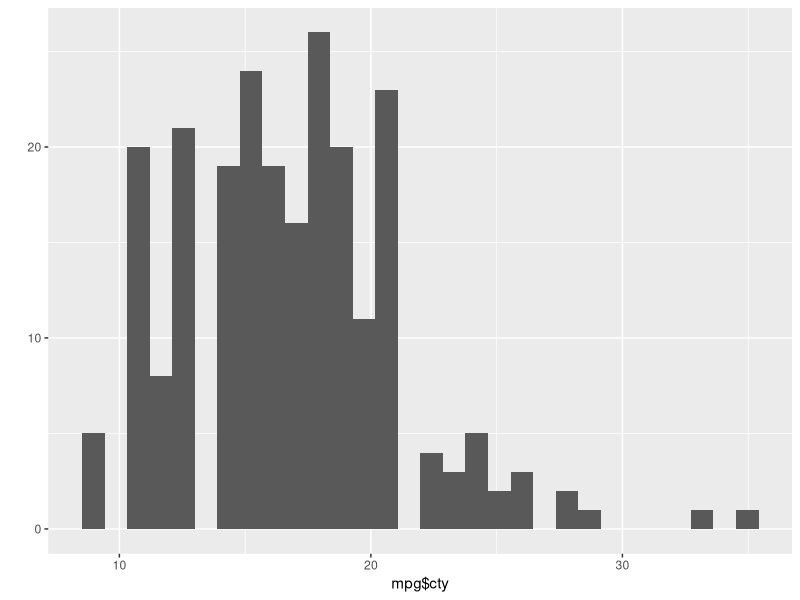
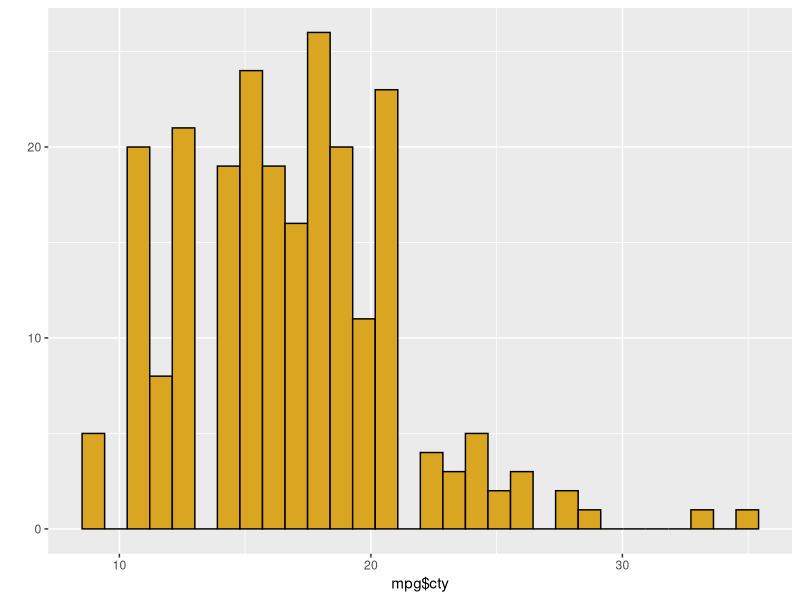
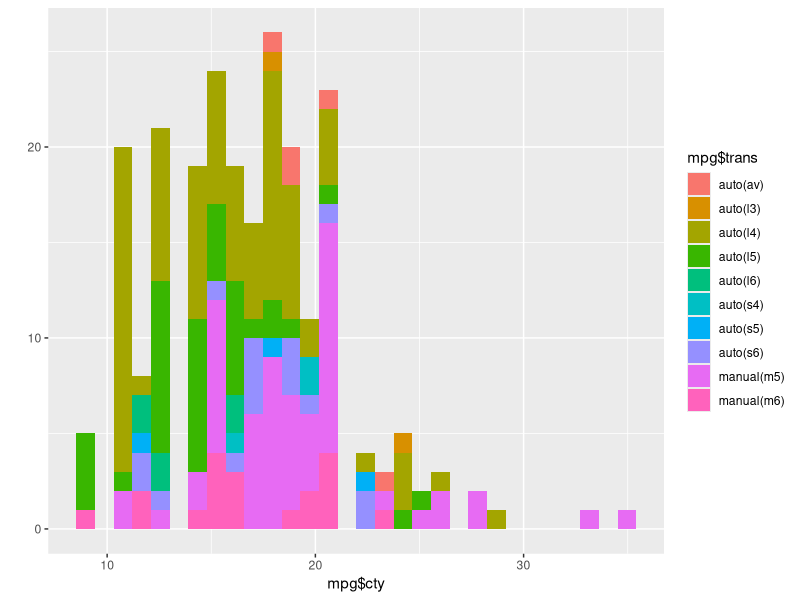
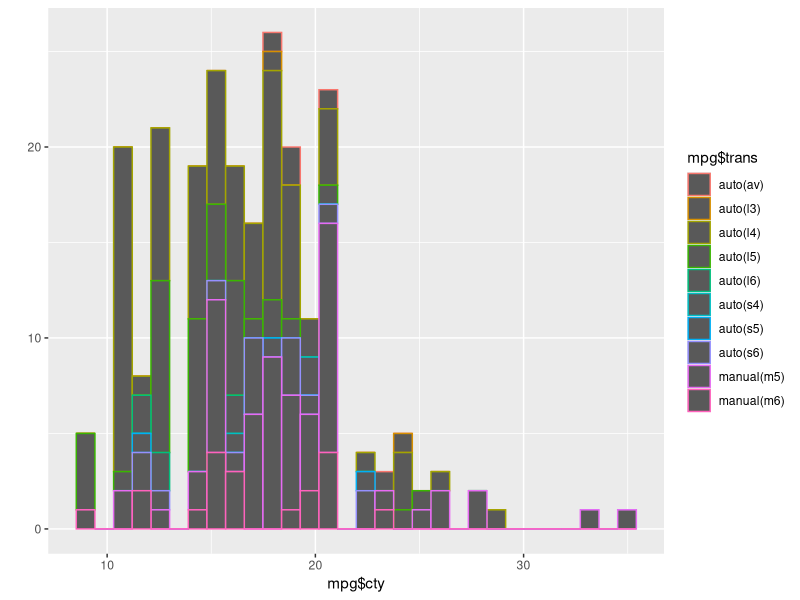
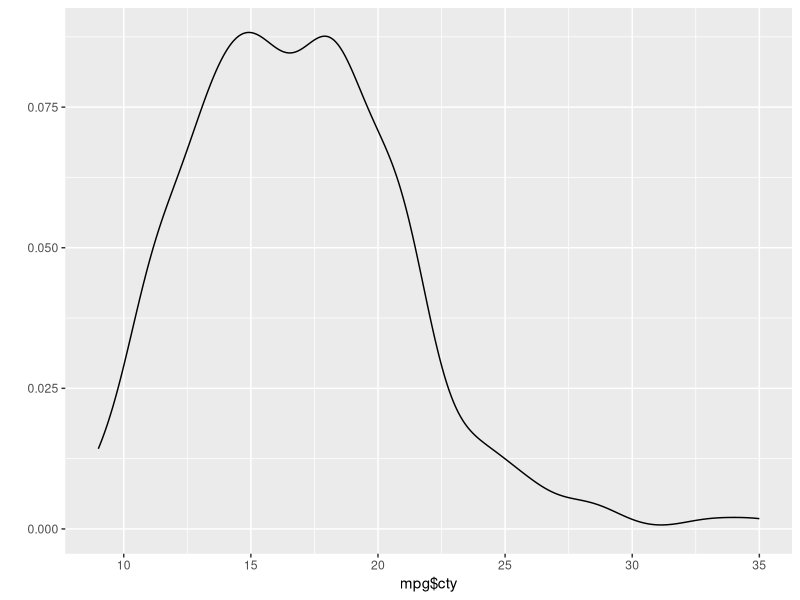
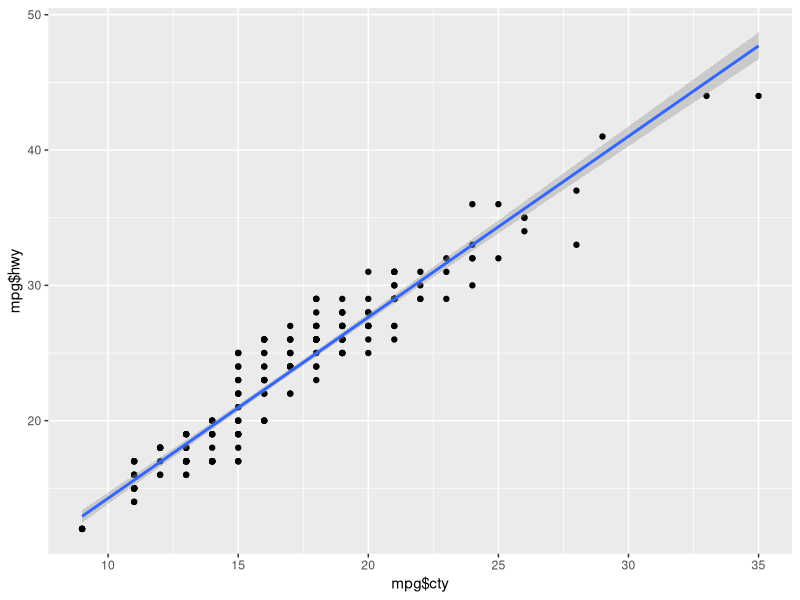
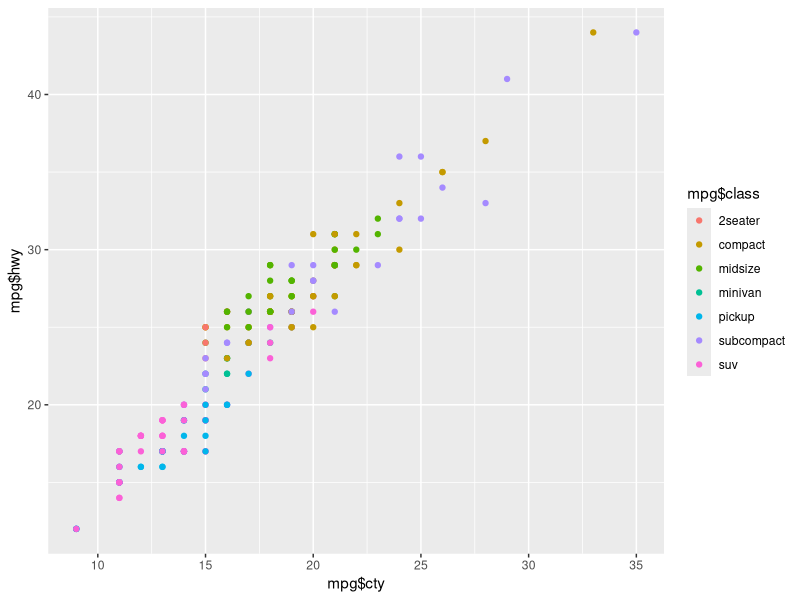
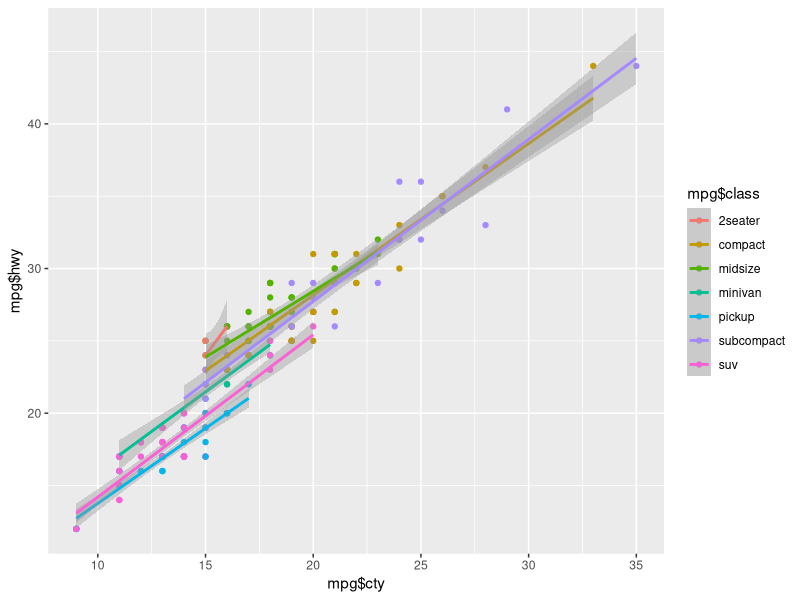

Reproduce these figures in R, in order. (Note: this script raises an error after producing the figures.)


#10.6.22 Lecture 6

#Introduction to ggplot

#data - a data frame or tibble
#aesthetic mappings (aes) - specify the variables to be plotted
#geom - specify the geometric to be drawn in the layer (e.g. points, lines, bars, etc.)
#stat - compute and plot statisitcal transforms of the raw date
#position - adjustments for overlapping elements
#facet - generate multiple related plots

library(tidyverse)
library(ggthemes)
library(patchwork)

install.packages(c("ggthemes","patchwork"))

# generic ggplot template
# p1 <- ggplot(data = <Data>, mapping = aes(<Mapping>)) +
# <geom_function> (aes(<mappings>)), stat=<stat>,
# position=<POSITION>) +
# theme(<axes, font, etc.>) + <coordinate_function> +
# <facet_function>

#Control + Shift + C (coverts all highlighted text to commented text)

#p1 to output you have to call the ggplot object
#ggsave(plot=p1, filename="myplot", width=5, height=3, units = "in", device = "svg")

#Quick plotting - qplot function

mpg

#generate simple histogram with qplot
qplot(x=mpg$cty)

#add color
qplot(x=mpg$cty, fill=I("goldenrod"), color=I("black")) #I is for identity
# fill - color of bar and color - line color of plotted data 

#Trial
qplot(x=mpg$cty, fill= mpg$trans)
#Trial
qplot(x=mpg$cty, color= mpg$trans)

qplot(x=mpg$cty, geom = "density")

#Simple scatter plot with regression line
qplot(x=mpg$cty, y=mpg$hwy, geom=(c("point", "smooth")), method = "lm")


#color points by variable
qplot(x=mpg$cty, y=mpg$hwy, color = mpg$class, geom = "point")

#regression is not applied to each class
qplot(x=mpg$cty, y=mpg$hwy, color = mpg$class, geom = c("point","smooth"), method="lm")


#Basic boxplot
qplot(x = mpg$fl, y = mpg$cty, geom="boxplot", fill = I("red"))
#Basic barplot
qplot(x = mpg&fl, geom = "bar")

#barplot with specified means
mpg_summary <- mpg %>%
  group_by(class) %>%
  summarise(mean_hwy = mean(hwy))

p<- qplot(x=mpg_summary$class, y=mpg_summary$hwy, geom="col")
p

#we can flip coordinates with coord_flip()
p + coord_flip()

##################################################################
#Full ggplots 
#themes and fonts

p1 <- ggplot(data=mpg, mapping=aes(x=hwy,y=cty)) + geom_point()
p1
# a more concise way to write the same code
p_concise <- ggplot(mpg, aes(hwy,cty))+geom_point(color="green")
p_concise

#default theme is a grey background with no axes

#we can change this by layering themes onto it

p1+theme_bw() #adds black outline to the plot 
p1+theme_classic() #basic plot as well
p1+theme_dark() #adds a dark background to the plot 
p1+theme_void() #removes everything but the points in the genome
p1+theme_excel() #make plots look like excel plots (LOL)

p1+theme(plot.background=element_rect(fill="black"), panel.background = element_rect(fill="black"))

#font and font size modifications
#apply global fonts
p1 + theme_classic(base_size = 25, base_family = "sans")
# apply specific fonts
p1 + labs(x="highway gas mileage (MPG)",y="City Gas Mileage (MPG)") +
theme_classic() + theme(axis.title.x=element_text(size = 15,angle=0,vjust = 0.5))

#other minor modifications that can be made
p2 <- ggplot(data=mpg) +
  aes(x=hwy, y= cty) +
  geom_point(size=4, #plot points with various modifications
             shape = 25,# there is a list of different shapes with a number ID (1-25)
             color="brown",
             fill="hotpink") +
  labs(title = "beautiful gas figures", # label various elements
       subtitle = "important research",
       x="highway gas milage", 
       y="city gas milage") +
  xlim(0,50) + #set extend of x-axis
  ylim(0,50) +
  theme_bw()

p2

colors() #any function that takes a color can use these colors 

################################################################################
#class variable mapped to color 
p1 <- ggplot(data=mpg) +
  aes(hwy, cty, color=class) +
  geom_point(size=3)
p1

p1 <- ggplot(data=mpg) +
  aes(hwy, cty, shape=class) +
  geom_point(size=3)
p1

#class mapped to size (not advised in many cases)
p1 <- ggplot(data=mpg) +
  aes(hwy, cty, size=class) +
  geom_point()
p1

#displacement (displ) of the engine mapped to point size
p1 <- ggplot(data=mpg) +
  aes(hwy, cty, size=displ) +
  geom_point()
p1

# displacement (displ) mapping to color -- heat map-like graph 
p1 <- ggplot(data=mpg) +
  aes(hwy, cty, color=displ) +
  geom_point(size=3)
p1

#mapping the same aesthetic to two different geoms
p2 <- ggplot(data=mpg) +
  aes(hwy, cty, color = drv) +
  geom_point(size=2) +
  geom_smooth(method="lm")
p2

?geom_smooth
#mapping regression line to all the points
p2 <- ggplot(data=mpg) +
  aes(hwy, cty) +
  geom_point(aes(color=drv), size=2) +
  geom_smooth(method="lm")
p2
#Different ways to map regression lines 
p2 <- ggplot(data=mpg) +
  aes(hwy, cty) +
  geom_point(size=2) +
  geom_smooth(aes(color=drv),method="lm")
p2

#################################################################################
#Using patchwork to generate multiple plots 
mpg
g1 <- ggplot(data=mpg) +
  aes(x=hwy,y=cty) + 
  geom_point(color="red") + 
  geom_smooth()
g1

g2 <- ggplot(data=mpg) +
  aes(x=fl,fill=I("maroon4"),color=I("black")) +
  geom_bar(stat="count") + 
  theme(legend.position="none")
g2

g3 <- ggplot(data=mpg) +
  aes(x=hwy,fill=I("slateblue"),color=I("black")) + 
  geom_histogram()
g3

g4 <- ggplot(data=mpg) +
  aes(x=fl,y=cty,fill=fl) + 
  geom_boxplot() + 
  theme(legend.position="none")

g4

#Combining plot with patchwork
#Place plot horizontally
g1 + g2

#vertical 
g1 + g2 + g3 + plot_layout(ncol=1)

#control the relative size of the plots
g1+g2+plot_layout(ncol=1,heights = c(1,4))

#add spacers 
g1 + plot_spacer() + g2 + plot_spacer() + g3 + plot_layout(ncol=5)

#Nesting of plots within other plots
g1+{
  g2+{
    g3+g4+plot_layout(ncol=1)
  }
} +plot_layout(ncol=1)


# / and | to specify layout as well
(g1 | g2 | g3)/g4

(g1 | g2) / (g3 | g4)


#annotating the plots 
(g1 | g2)/g4+plot_annotation("this is my title", caption="Figure 14")

# tag panels
(g1 | g2)/g4+plot_annotation(tag_levels = "I")

#faceting variables to generate multiple plots 
m1 <- ggplot(data=mpg)+
  aes(x=hwy,y=cty)+
  geom_point()
m1

m1 + facet_grid(class~fl) 

#change scale of the axes among facets 
m1 + facet_grid(class~fl, scales="free_y") #frees the axis of choice

m1 + facet_grid(class~fl, scales="free") #both X and Y

m1 + facet_grid(.~class, scales="free_y") #facet as columns

m1 + facet_grid(class~., scales="free") #facet as rows

m1 + facet_wrap(~class)

m1 + facet_wrap(~class + fl) 

m1 + facet_wrap(~class + fl, ncol=5) 

m1 + facet_wrap(~class, ncol=2, scale="free") 

?scale
?facet_wrap

